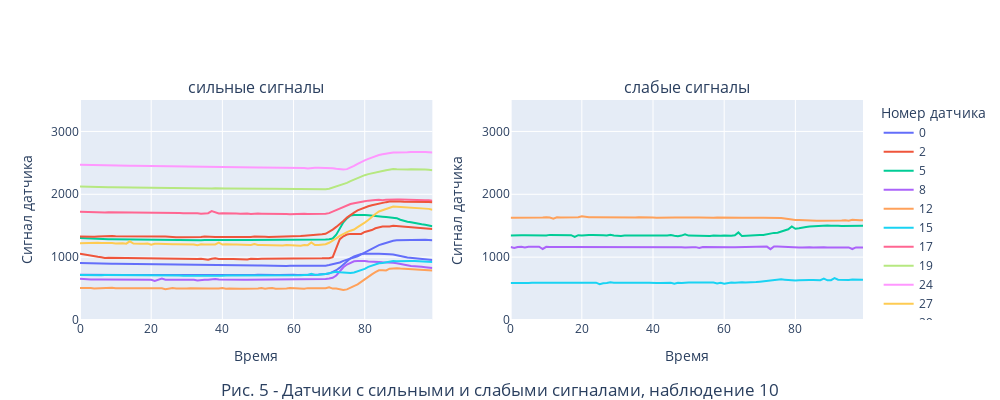

Notebook code for this chart:
### Markdown cell above
Разделим датчики  по величине амплитуды на 2 группы: 

| Абсолютная <br> амплитуда | группа датчиков |
| :--: | :-- |
| < 200 | слабые |
| > 200 | сильные |

Затем отобразим индексы датчиков на графике

### Code cell
m.get_strong_weak_sensors_plot(10, plot_counter = 5)
